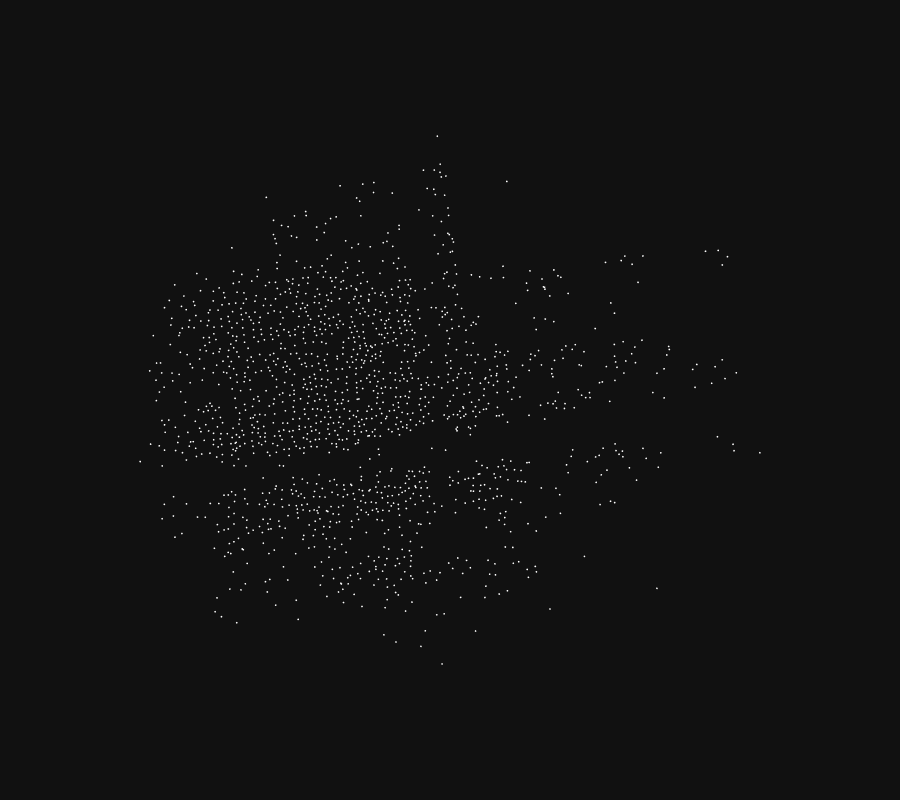

The notebook cell saved with this chart:
### Code cell
fig = viz_3d.init_figure()
# Plot all 3D points
all_pts3D = np.array([pt.xyz for pt in aligned_model.points3D.values()])
viz_3d.plot_points(fig, all_pts3D, color="white", ps=1, name="all points")

fig.show()

### Figure 1 — Plotly figure (JSON) as saved in the notebook; plotly's stock layout.template omitted (floating-point values rounded to 4 significant figures; data arrays with more than 128 entries replaced by an {"elided": "..."} marker saying what was removed)
{"data": [{"legendgroup": "all points", "marker": {"color": "white", "line": {"width": 0}, "size": 1}, "mode": "markers", "name": "all points", "type": "scatter3d", "x": {"elided": "1529 float values"}, "y": {"elided": "1529 float values"}, "z": {"elided": "1529 float values"}}], "layout": {"height": 800, "legend": {"orientation": "h", "x": 0.1, "xanchor": "left", "y": 0.99, "yanchor": "top"}, "margin": {"b": 0, "l": 0, "pad": 0, "r": 0, "t": 0}, "scene": {"aspectmode": "data", "camera": {"eye": {"x": 0, "y": -0.1, "z": -2}, "projection": {"type": "orthographic"}, "up": {"x": 0, "y": -1, "z": 0}}, "dragmode": "orbit", "xaxis": {"autorange": true, "showbackground": false, "showgrid": false, "showline": false, "showticklabels": true, "visible": false}, "yaxis": {"autorange": true, "showbackground": false, "showgrid": false, "showline": false, "showticklabels": true, "visible": false}, "zaxis": {"autorange": true, "showbackground": false, "showgrid": false, "showline": false, "showticklabels": true, "visible": false}}}}
